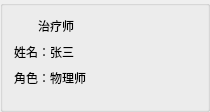
       <widget class="QGroupBox" name="groupBoxTherapistInfo">
        <property name="minimumSize">
         <size>
          <width>210</width>
          <height>112</height>
         </size>
        </property>
        <property name="title">
         <string/>
        </property>
        <layout class="QVBoxLayout" name="verticalLayout_doctor">
         <property name="spacing">
          <number>8</number>
         </property>
         <item>
          <layout class="QHBoxLayout" name="horizontalLayout_title_doctor">
           <property name="leftMargin">
            <number>0</number>
           </property>
           <property name="topMargin">
            <number>0</number>
           </property>
           <property name="rightMargin">
            <number>0</number>
           </property>
           <property name="bottomMargin">
            <number>0</number>
           </property>
           <item>
            <widget class="QLabel" name="label_icon_doctor">
             <property name="minimumSize">
              <size>
               <width>16</width>
               <height>16</height>
              </size>
             </property>
             <property name="maximumSize">
              <size>
               <width>16</width>
               <height>16</height>
              </size>
             </property>
             <property name="text">
              <string/>
             </property>
            </widget>
           </item>
           <item>
            <widget class="QLabel" name="label_title_doctor">
             <property name="text">
              <string>治疗师</string>
             </property>
            </widget>
           </item>
           <item>
            <spacer name="horizontalSpacer_title_doctor">
             <property name="orientation">
              <enum>Qt::Orientation::Horizontal</enum>
             </property>
             <property name="sizeHint" stdset="0">
              <size>
               <width>0</width>
               <height>0</height>
              </size>
             </property>
            </spacer>
           </item>
          </layout>
         </item>
         <item>
          <widget class="QLabel" name="label_6">
           <property name="text">
            <string>姓名：张三</string>
           </property>
          </widget>
         </item>
         <item>
          <widget class="QLabel" name="label_user">
           <property name="text">
            <string>角色：物理师</string>
           </property>
          </widget>
         </item>
         <item>
          <spacer name="verticalSpacer_doctor">
           <property name="orientation">
            <enum>Qt::Orientation::Vertical</enum>
           </property>
           <property name="sizeHint" stdset="0">
            <size>
             <width>0</width>
             <height>0</height>
            </size>
           </property>
          </spacer>
         </item>
        </layout>
       </widget>
